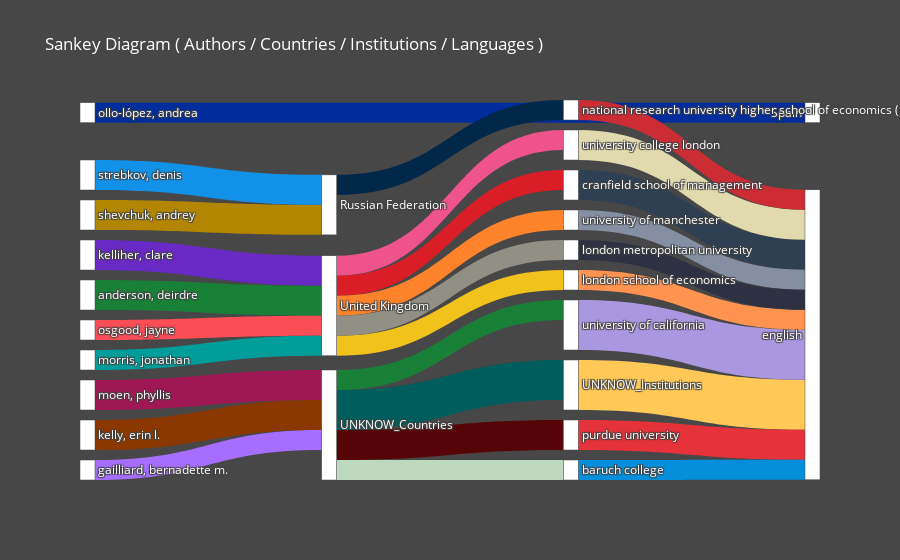

The code cell stored with this chart in its notebook:
### Code cell
# Sankey Diagram (An interactive plot)
# Arguments: view  = 'notebook', 'browser' ('notebook' -> To plot in your prefered Notebook App. 'browser' -> To plot in your prefered browser window);
#            entry = a list of any length of the following keys -> 'aut', 'cout', 'inst', 'jou', 'kwa', 'kwp', 'lan';
#            topn  = Total number entities
bibfile.sankey_diagram(view = 'notebook', entry = ['aut', 'cout', 'inst', 'lan'], topn = 10)

# PS: The white bars can be dragged

### Figure 1 — Plotly figure (JSON) as saved in the notebook; plotly's stock layout.template omitted (floating-point values rounded to 4 significant figures; data arrays with more than 128 entries replaced by an {"elided": "..."} marker saying what was removed)
{"data": [{"arrangement": "freeform", "link": {"color": {"elided": "1109 str values"}, "source": [4, 2, 6, 1, 3, 0, 11, 13, 15, 19, 837, 837, 462, 499, 462, 462, 462, 837, 837, 462, 838, 544, 787, 812, 606, 810, 601, 594, 603, 610], "target": [462, 837, 462, 499, 837, 499, 462, 501, 462, 837, 838, 787, 606, 601, 812, 810, 603, 544, 594, 610, 833, 833, 833, 833, 833, 833, 833, 833, 833, 833], "value": [3, 3, 3, 3, 3, 3, 2, 2, 2, 2, 4, 3, 2, 2, 2, 2, 2, 2, 2, 2, 5, 5, 3, 3, 3, 2, 2, 2, 2, 2]}, "node": {"color": "white", "label": {"elided": "840 str values"}, "pad": 10, "thickness": 15}, "type": "sankey"}], "layout": {"font": {"color": "white", "size": 12}, "hovermode": "closest", "paper_bgcolor": "#474747", "title": {"text": "Sankey Diagram ( Authors / Countries / Institutions / Languages )"}}}
